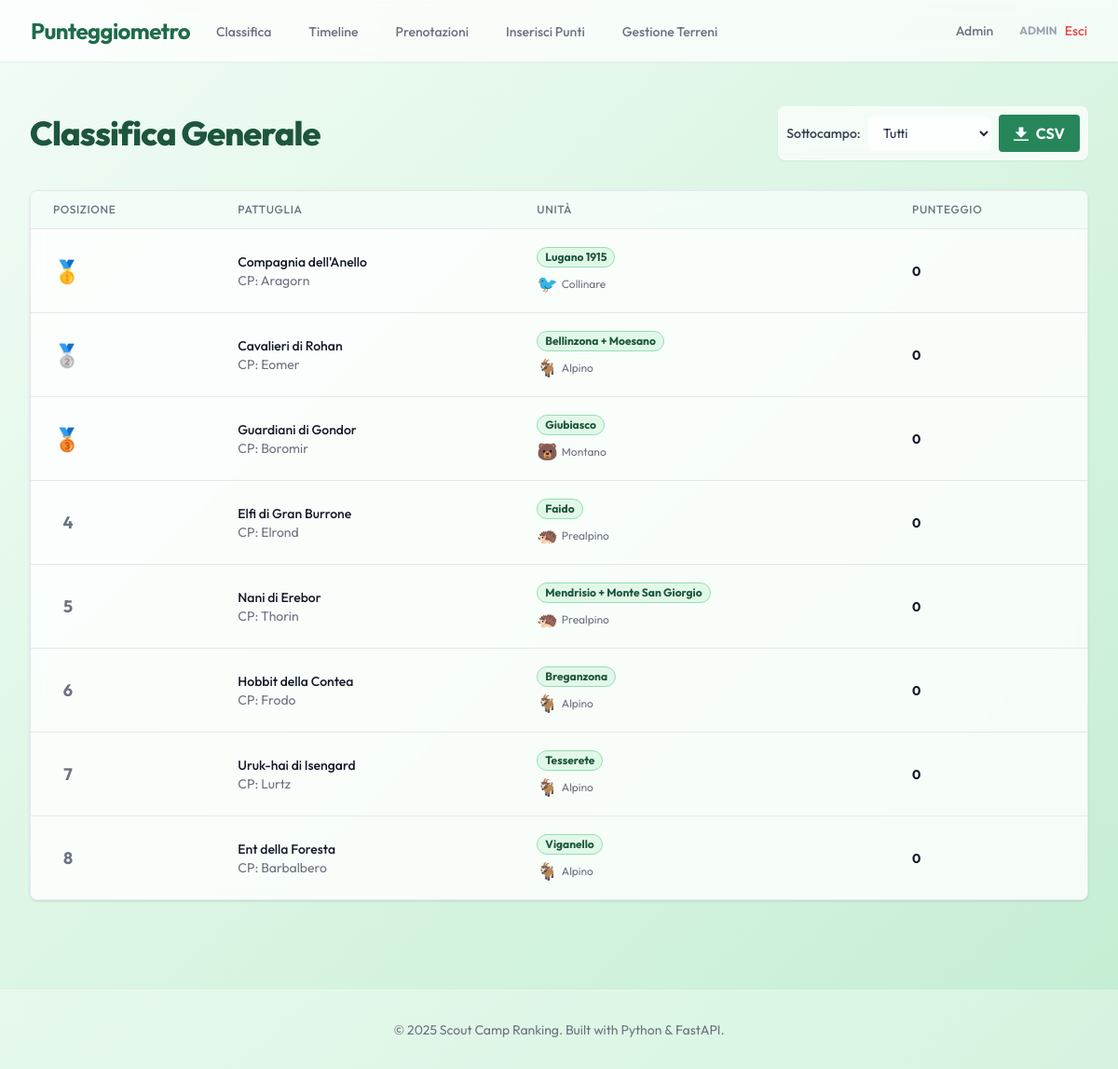
The page / (signed in) on the database its author committed.
### app/models.py (models this page shows)
class User(Base):
    __tablename__ = "users"
    id = Column(Integer, primary_key=True, index=True)
    username = Column(String, unique=True, index=True)
    password_hash = Column(String)
    role = Column(String) # 'unit', 'tech', 'admin'
    unita_id = Column(Integer, ForeignKey("unita.id"), nullable=True)
    unita = relationship("Unita")

class Pattuglia(Base):
    __tablename__ = "pattuglie"
    id = Column(Integer, primary_key=True, index=True)
    name = Column(String, unique=True, index=True)
    capo_pattuglia = Column(String)
    unita_id = Column(Integer, ForeignKey("unita.id"))
    current_score = Column(Integer, default=0)
    unita = relationship("Unita", back_populates="pattuglie")
    completions = relationship("Completion", back_populates="pattuglia")

class Unita(Base):
    __tablename__ = "unita"
    id = Column(Integer, primary_key=True, index=True)
    name = Column(String, unique=True, index=True)
    sottocampo = Column(String)
    pattuglie = relationship("Pattuglia", back_populates="unita")

### app/routers/public.py (the view)
@router.get("/", response_class=HTMLResponse)
async def ranking_page(
    request: Request,
    sottocampo_filter: str | None = None,
    db: Session = Depends(get_db),
    user: User = Depends(get_authenticated_user)
):
    query = db.query(Pattuglia).join(Unita).options(joinedload(Pattuglia.unita))
    if sottocampo_filter and sottocampo_filter.strip():
        query = query.filter(Unita.sottocampo == sottocampo_filter)
    else:
        sottocampo_filter = None
    pattuglie = query.order_by(Pattuglia.current_score.desc()).all()
    for index, p in enumerate(pattuglie):
        p.rank = index + 1
    all_unita = db.query(Unita).order_by(Unita.name).all()
    sottocampi = sorted(list(set(u.sottocampo for u in all_unita)))
    return templates.TemplateResponse("ranking.html", {
        "request": request,
        "pattuglie": pattuglie,
        "unita": all_unita,
        "sottocampi": sottocampi,
        "current_sottocampo_filter": sottocampo_filter,
        "user": user
    })

### app/templates/ranking.html (shortened to what this page needs)
{% extends "base.html" %}
{% block content %}
<div class="px-4 py-6 sm:px-0">
    <div class="flex flex-col md:flex-row justify-between items-center mb-8">
        <h1 class="text-4xl font-extrabold text-scout-800 tracking-tight mb-4 md:mb-0">
            Classifica Generale
        </h1>
        <div class="flex flex-col md:flex-row items-center space-y-4 md:space-y-0 md:space-x-4">
            <form action="/" method="get" class="flex items-center space-x-2 glass p-2 rounded-lg shadow-sm">
                <div class="flex items-center space-x-2">
                    <label for="sottocampo_filter" class="text-sm font-medium text-gray-700">Sottocampo:</label>
                    <select name="sottocampo_filter" id="sottocampo_filter" onchange="this.form.submit()"
                        class="block w-full pl-3 pr-10 py-2 text-base border-gray-300 focus:outline-none focus:ring-scout-500 focus:border-scout-500 sm:text-sm rounded-md bg-white/80">
                        <option value="">Tutti</option>
                    </select>
                </div>
                {% if user.role in ['tech', 'admin'] %}
                <a href="/export/ranking"
                    class="bg-scout-600 hover:bg-scout-700 text-white font-bold py-2 px-4 rounded inline-flex items-center transition-colors duration-150 ml-2">
                    <svg class="fill-current w-4 h-4 mr-2" xmlns="http://www.w3.org/2000/svg" viewBox="0 0 20 20">
                        <path d="M13 8V2H7v6H2l8 8 8-8h-5zM0 18h20v2H0v-2z" />
                    </svg>
                    <span>CSV</span>
                </a>
                {% endif %}
            </form>
        </div>
    </div>
    <div class="shadow overflow-hidden border-b border-gray-200 sm:rounded-lg glass">
        <table class="min-w-full divide-y divide-gray-200">
            <thead class="bg-scout-50/80">
                <tr>
                    <th scope="col"
                        class="px-6 py-3 text-left text-xs font-medium text-gray-500 uppercase tracking-wider">
                        Posizione
                    </th>
                    <th scope="col"
                        class="px-6 py-3 text-left text-xs font-medium text-gray-500 uppercase tracking-wider">
                        Pattuglia
                    </th>
                    <th scope="col"
                        class="px-6 py-3 text-left text-xs font-medium text-gray-500 uppercase tracking-wider">
                        Unità
                    </th>
                    <th scope="col"
                        class="px-6 py-3 text-left text-xs font-medium text-gray-500 uppercase tracking-wider">
                        Punteggio
                    </th>
                </tr>
            </thead>
            <tbody class="bg-white/40 divide-y divide-gray-200">
                {% for p in pattuglie %}
                <tr class="hover:bg-white/60 transition-colors duration-150">
                    <td class="px-6 py-4 whitespace-nowrap">
                        <div class="flex items-center">
                            {% if p.rank == 1 %}
                            <span class="text-2xl mr-2">🥇</span>
                            {% elif p.rank == 2 %}
                            <span class="text-2xl mr-2">🥈</span>
                            {% elif p.rank == 3 %}
                            <span class="text-2xl mr-2">🥉</span>
                            {% else %}
                            <span class="text-lg font-bold text-gray-500 w-8 text-center">{{ p.rank }}</span>
                            {% endif %}
                        </div>
                    </td>
                    <td class="px-6 py-4 whitespace-nowrap">
                        <div class="text-sm font-medium text-gray-900">{{ p.name }}</div>
                        <div class="text-sm text-gray-500">CP: {{ p.capo_pattuglia }}</div>
                    </td>
                    <td class="px-6 py-4 whitespace-nowrap">
                        <span
                            class="px-2 inline-flex text-xs leading-5 font-bold rounded-full bg-scout-100 text-scout-800 border border-scout-300">
                            {{ p.unita.name }}
                        </span>
                        <div class="text-xs text-gray-500 mt-1 flex items-center">
                            {% if p.unita.sottocampo == 'Alpino' %}
                            <span class="text-lg mr-1">🐐</span>
                            {% elif p.unita.sottocampo == 'Prealpino' %}
                            <span class="text-lg mr-1">🦔</span>
                            {% elif p.unita.sottocampo == 'Montano' %}
                            <span class="text-lg mr-1">🐻</span>
                            {% elif p.unita.sottocampo == 'Collinare' %}
                            <span class="text-lg mr-1">🐦</span>
                            {% endif %}
                            {{ p.unita.sottocampo }}
                        </div>
                    </td>
                    <td class="px-6 py-4 whitespace-nowrap text-sm text-gray-900 font-bold text-lg">
                        {{ p.current_score }}
                    </td>
                </tr>
                {% endfor %}
            </tbody>
        </table>
    </div>
</div>
{% endblock %}

### app/templates/base.html (shortened to what this page needs)
<!DOCTYPE html>
<html lang="it">
<head>
    <script src="https://cdn.tailwindcss.com"></script>
</head>
<body class="bg-gradient-to-br from-scout-50 to-scout-200 min-h-screen text-slate-800">
    <nav class="glass sticky top-0 z-50 shadow-sm">
        <div class="max-w-7xl mx-auto px-4 sm:px-6 lg:px-8">
            <div class="flex justify-between h-16">
                <div class="flex">
                    <div class="flex-shrink-0 flex items-center">
                        <span class="font-bold text-2xl text-scout-700 tracking-tight">Punteggiometro</span>
                    </div>
                    <div class="hidden sm:ml-6 sm:flex sm:space-x-8">
                        <a href="/"
                            class="border-transparent text-gray-500 hover:border-scout-500 hover:text-gray-700 inline-flex items-center px-1 pt-1 border-b-2 text-sm font-medium">
                            Classifica
                        </a>
                        <a href="/timeline"
                            class="border-transparent text-gray-500 hover:border-scout-500 hover:text-gray-700 inline-flex items-center px-1 pt-1 border-b-2 text-sm font-medium">
                            Timeline
                        </a>
                        <a href="/prenotazioni"
                            class="border-transparent text-gray-500 hover:border-scout-500 hover:text-gray-700 inline-flex items-center px-1 pt-1 border-b-2 text-sm font-medium">
                            Prenotazioni
                        </a>
                        {% if user and user.role in ['tech', 'admin'] %}
                        <a href="/input"
                            class="border-transparent text-gray-500 hover:border-scout-500 hover:text-gray-700 inline-flex items-center px-1 pt-1 border-b-2 text-sm font-medium">
                            Inserisci Punti
                        </a>
                        <a href="/gestione-terreni"
                            class="border-transparent text-gray-500 hover:border-scout-500 hover:text-gray-700 inline-flex items-center px-1 pt-1 border-b-2 text-sm font-medium">
                            Gestione Terreni
                        </a>
                        {% endif %}
                    </div>
                </div>
                <div class="flex items-center space-x-4">
                    {% if user and user.role == 'admin' %}
                    <a href="/admin"
                        class="text-gray-500 hover:text-scout-700 px-3 py-2 rounded-md text-sm font-medium transition-colors duration-200">
                        Admin
                    </a>
                    {% endif %}
                    {% if user %}
                    <div class="flex items-center space-x-2">
                        <span class="text-xs text-gray-400 font-bold uppercase">{{ user.username }}</span>
                        <a href="/logout" class="text-red-500 hover:text-red-700 text-sm font-medium">
                            Esci
                        </a>
                    </div>
                    {% endif %}
                </div>
            </div>
        </div>
    </nav>
    <main class="max-w-7xl mx-auto py-6 sm:px-6 lg:px-8">
        {% block content %}{% endblock %}
    </main>
    <footer class="bg-white/30 border-t border-white/20 mt-12 py-8">
        <div class="max-w-7xl mx-auto px-4 text-center text-gray-500 text-sm">
            &copy; 2025 Scout Camp Ranking. Built with Python & FastAPI.
        </div>
    </footer>
</body>
</html>

### app/templates/base.html (style rules this page uses)
body { font-family: 'Outfit', sans-serif; }
.glass { background: rgba(255, 255, 255, 0.7); backdrop-filter: blur(10px); -webkit-backdrop-filter: blur(10px); border: 1px solid rgba(255, 255, 255, 0.3); }

### rows shown on the page
User: username "ADMIN"
Pattuglia: name "Compagnia dell'Anello", capo_pattuglia "Aragorn", unita.name "Lugano 1915", unita.sottocampo "Collinare", current_score "0"
Pattuglia: name "Cavalieri di Rohan", capo_pattuglia "Eomer", unita.name "Bellinzona + Moesano", unita.sottocampo "Alpino", current_score "0"
Pattuglia: name "Guardiani di Gondor", capo_pattuglia "Boromir", unita.name "Giubiasco", unita.sottocampo "Montano", current_score "0"
Pattuglia: rank "4", name "Elfi di Gran Burrone", capo_pattuglia "Elrond", unita.name "Faido", unita.sottocampo "Prealpino", current_score "0"
Pattuglia: rank "5", name "Nani di Erebor", capo_pattuglia "Thorin", unita.name "Mendrisio + Monte San Giorgio", unita.sottocampo "Prealpino", current_score "0"
Pattuglia: rank "6", name "Hobbit della Contea", capo_pattuglia "Frodo", unita.name "Breganzona", unita.sottocampo "Alpino", current_score "0"
Pattuglia: rank "7", name "Uruk-hai di Isengard", capo_pattuglia "Lurtz", unita.name "Tesserete", unita.sottocampo "Alpino", current_score "0"
Pattuglia: rank "8", name "Ent della Foresta", capo_pattuglia "Barbalbero", unita.name "Viganello", unita.sottocampo "Alpino", current_score "0"
